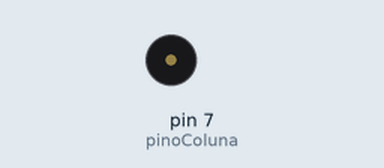
Recording of a sketch running on a simulated Arduino Uno, built with avr-gcc and run on an emulated ATmega328P. Parts: buzzer (waves = sounding).

Above: at 0.4 s.
At 7.24 s:
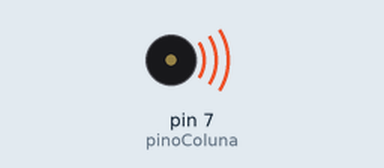
Timing chart, 0 to 7.5 s (numbered marks = the images above):
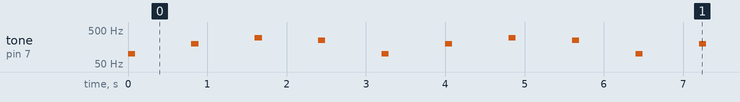

Measured:
- by itself, tone on pin 7 (pinoColuna): repeats every 3.2 s: silent 0.71 s, 200 Hz 0.09 s, silent 0.71 s, 300 Hz 0.09 s, silent 0.71 s, 250 Hz 0.09 s, silent 0.71 s, 100 Hz 0.09 s

The sketch:

varOperacao_06.ino
```cpp
int pinoColuna = 7;
int freqBase = 100;
int tempoDelay = 800;

void setup()
{

}

void loop()
{
  tone(pinoColuna, freqBase, 90);
  delay(tempoDelay);
  tone(pinoColuna, freqBase + 100, 90);
  delay(tempoDelay);
  tone(pinoColuna, freqBase + 200, 90);
  delay(tempoDelay);
  tone(pinoColuna, freqBase + 150, 90);
  delay(tempoDelay);
}
```
